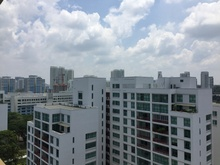
%> input picture assignment1/assg1/im01.jpg, 220 x 165 px, shrunk from 640 x 480 before the run
$ octave part6.m   (GNU Octave 9; MATLAB toolbox functions it lacks are replaced by stand-ins)
%> lines starting %> are read from the running program, lines starting %| are printed output that depends on the picture
%% 1. Load image
clc;
clear;

addpath('../Part2')
addpath('../Part3')
addpath('../Part5')

image1 = imread('../assg1/im01.jpg');
%> image1 is the input picture: size 165x220x3 uint8; mean R, G, B 132.5, 140.9, 148.9
image2 = imread('../assg1/im02.jpg');
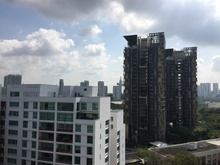
%> input picture assignment1/assg1/im02.jpg, 220 x 165 px, shrunk from 640 x 480 before the run
%> image2 is the input picture: size 165x220x3 uint8; mean R, G, B 118.6, 124.4, 130.6
image3 = imread('../assg1/im03.jpg');
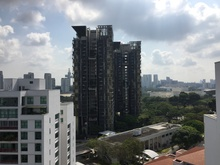
%> input picture assignment1/assg1/im03.jpg, 220 x 165 px, shrunk from 640 x 480 before the run
%> image3 is the input picture: size 165x220x3 uint8; mean R, G, B 119.9, 124.1, 127.3
image4 = imread('../assg1/im04.jpg');
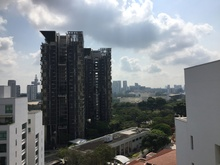
%> input picture assignment1/assg1/im04.jpg, 220 x 165 px, shrunk from 640 x 480 before the run
%> image4 is the input picture: size 165x220x3 uint8; mean R, G, B 120.2, 124.8, 128.8
%> (the run ends here)
